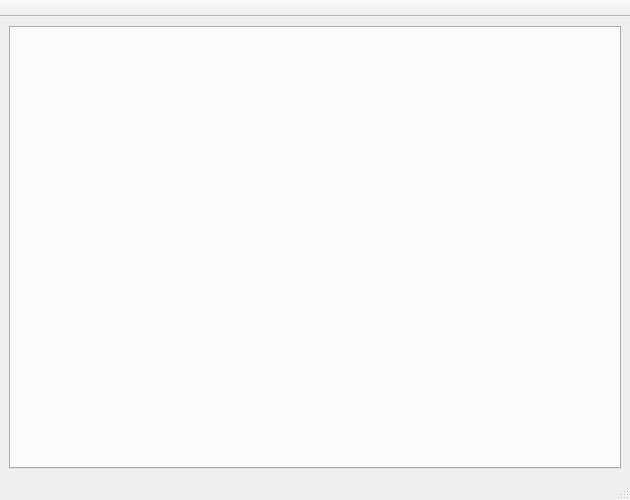
<?xml version="1.0" encoding="UTF-8"?>
<ui version="4.0">
 <class>MainWindow</class>
 <widget class="QMainWindow" name="MainWindow">
  <property name="geometry">
   <rect>
    <x>0</x>
    <y>0</y>
    <width>630</width>
    <height>500</height>
   </rect>
  </property>
  <property name="minimumSize">
   <size>
    <width>630</width>
    <height>500</height>
   </size>
  </property>
  <property name="windowTitle">
   <string>Projectionist</string>
  </property>
  <widget class="QWidget" name="centralwidgetCrap">
   <layout class="QVBoxLayout" name="verticalLayout_2">
    <item>
     <layout class="QHBoxLayout" name="horizontalLayoutCrap">
      <item>
       <widget class="QTabWidget" name="tabWidget"/>
      </item>
     </layout>
    </item>
   </layout>
  </widget>
  <widget class="QMenuBar" name="menuBar">
   <property name="geometry">
    <rect>
     <x>0</x>
     <y>0</y>
     <width>630</width>
     <height>22</height>
    </rect>
   </property>
   <property name="acceptDrops">
    <bool>false</bool>
   </property>
  </widget>
  <widget class="QToolBar" name="toolBarPrimary">
   <property name="minimumSize">
    <size>
     <width>0</width>
     <height>0</height>
    </size>
   </property>
   <property name="baseSize">
    <size>
     <width>0</width>
     <height>0</height>
    </size>
   </property>
   <property name="windowTitle">
    <string>toolBar</string>
   </property>
   <property name="movable">
    <bool>false</bool>
   </property>
   <property name="allowedAreas">
    <set>Qt::TopToolBarArea</set>
   </property>
   <property name="iconSize">
    <size>
     <width>48</width>
     <height>48</height>
    </size>
   </property>
   <property name="floatable">
    <bool>false</bool>
   </property>
   <attribute name="toolBarArea">
    <enum>TopToolBarArea</enum>
   </attribute>
   <attribute name="toolBarBreak">
    <bool>false</bool>
   </attribute>
  </widget>
  <widget class="QStatusBar" name="statusBar"/>
 </widget>
 <resources/>
 <connections/>
</ui>
